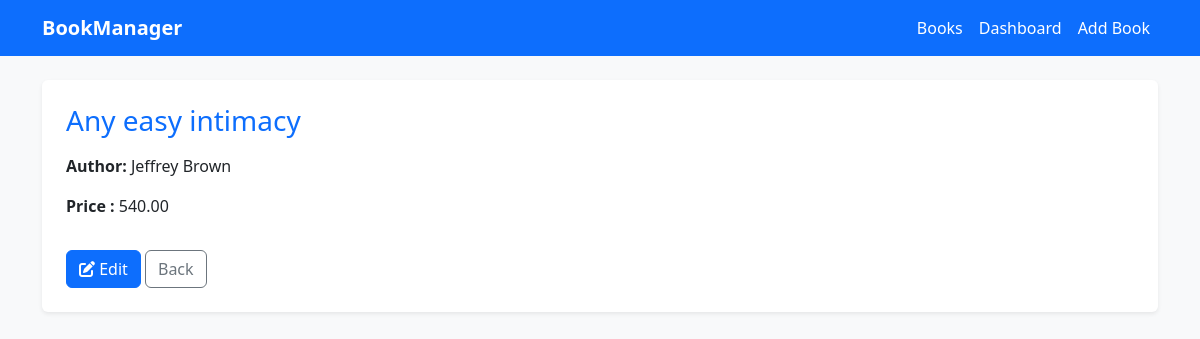
The app's page /books/5/ with its own data.
### books/models.py (models this page shows, shortened)
class Book(models.Model):
    title = models.CharField(max_length=255)
    author = models.CharField(max_length=200)
    isbn = models.CharField(max_length=20, blank=True, null=True)
    price = models.DecimalField(max_digits=8, decimal_places=2, default=0.00)
    created_at = models.DateTimeField(auto_now_add=True)

### books/views.py (the view)
# urls.py: path('books/<int:pk>/', views.book_detail, name='book_detail'),
def book_detail(request, pk):
    book = get_object_or_404(Book, pk=pk)
    return render(request, 'books/book_detail.html', {'book': book})

### books/templates/books/book_detail.html (shortened to what this page needs)
{% extends 'books/base.html' %}
{% block content %}
<div class="card p-4 shadow-sm">
    <h3 class="text-primary mb-3">{{ book.title }}</h3>
    <p><strong>Author:</strong> {{ book.author }}</p>
    <p><strong>Price :</strong> {{ book.price }}</p>
    <div class="mt-3">
        <a href="{% url 'books:book_update' book.id %}" class="btn btn-primary"><i class="fa fa-edit"></i> Edit</a>
        <a href="{% url 'books:book_list' %}" class="btn btn-outline-secondary">Back</a>
    </div>
</div>
{% endblock %}

### books/templates/books/base.html (style rules this page uses)
body { background-color: #f8f9fa; font-family: 'Segoe UI', Tahoma, Geneva, Verdana, sans-serif; }
.card { box-shadow: 0 3px 10px rgba(0,0,0,0.1); border: none; }

### records on screen
Book: title "Any easy intimacy", author "Jeffrey Brown", price "540.00"
